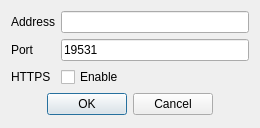
<?xml version="1.0" encoding="UTF-8"?>
<ui version="4.0">
 <class>JournaldAddressDialog</class>
 <widget class="QDialog" name="JournaldAddressDialog">
  <property name="geometry">
   <rect>
    <x>0</x>
    <y>0</y>
    <width>260</width>
    <height>128</height>
   </rect>
  </property>
  <layout class="QVBoxLayout" name="verticalLayout">
   <item>
    <layout class="QGridLayout" name="gridLayout">
     <item row="0" column="0">
      <widget class="QLabel" name="addressLabel">
       <property name="text">
        <string>Address</string>
       </property>
      </widget>
     </item>
     <item row="0" column="1">
      <widget class="QLineEdit" name="addressLineEdit">
       <property name="inputMask">
        <string notr="true"/>
       </property>
       <property name="text">
        <string notr="true"/>
       </property>
       <property name="maxLength">
        <number>1000</number>
       </property>
      </widget>
     </item>
     <item row="1" column="0">
      <widget class="QLabel" name="portLabel">
       <property name="text">
        <string>Port</string>
       </property>
      </widget>
     </item>
     <item row="1" column="1">
      <widget class="QLineEdit" name="portLineEdit">
       <property name="inputMask">
        <string notr="true">99999</string>
       </property>
       <property name="text">
        <string notr="true">19531</string>
       </property>
       <property name="maxLength">
        <number>5</number>
       </property>
      </widget>
     </item>
     <item row="2" column="0">
      <widget class="QLabel" name="httpsLabel">
       <property name="text">
        <string notr="true">HTTPS</string>
       </property>
      </widget>
     </item>
     <item row="2" column="1">
      <widget class="QCheckBox" name="httpsCheckBox">
       <property name="text">
        <string>Enable</string>
       </property>
      </widget>
     </item>
    </layout>
   </item>
   <item>
    <widget class="QDialogButtonBox" name="buttonBox">
     <property name="orientation">
      <enum>Qt::Horizontal</enum>
     </property>
     <property name="standardButtons">
      <set>QDialogButtonBox::Cancel|QDialogButtonBox::Ok</set>
     </property>
     <property name="centerButtons">
      <bool>true</bool>
     </property>
    </widget>
   </item>
  </layout>
 </widget>
 <resources/>
 <connections>
  <connection>
   <sender>buttonBox</sender>
   <signal>accepted()</signal>
   <receiver>JournaldAddressDialog</receiver>
   <slot>accept()</slot>
   <hints>
    <hint type="sourcelabel">
     <x>248</x>
     <y>254</y>
    </hint>
    <hint type="destinationlabel">
     <x>157</x>
     <y>274</y>
    </hint>
   </hints>
  </connection>
  <connection>
   <sender>buttonBox</sender>
   <signal>rejected()</signal>
   <receiver>JournaldAddressDialog</receiver>
   <slot>reject()</slot>
   <hints>
    <hint type="sourcelabel">
     <x>316</x>
     <y>260</y>
    </hint>
    <hint type="destinationlabel">
     <x>286</x>
     <y>274</y>
    </hint>
   </hints>
  </connection>
 </connections>
</ui>
